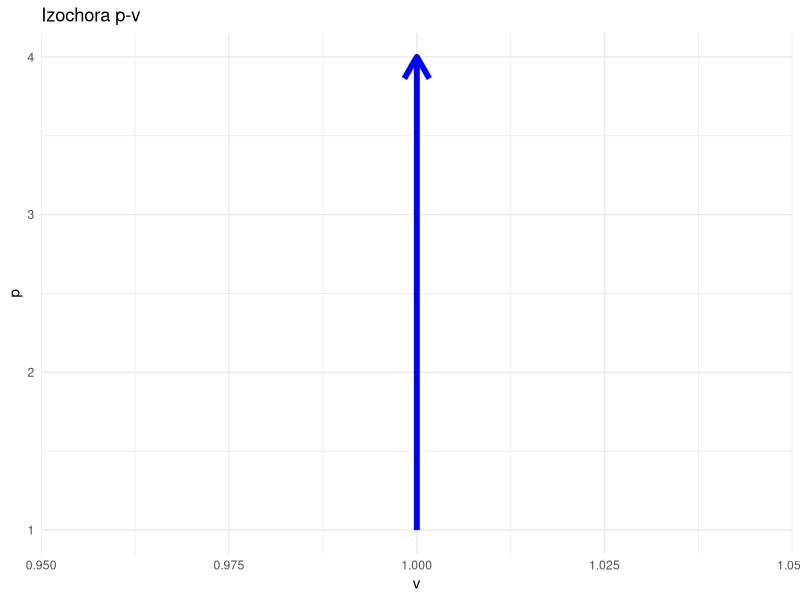
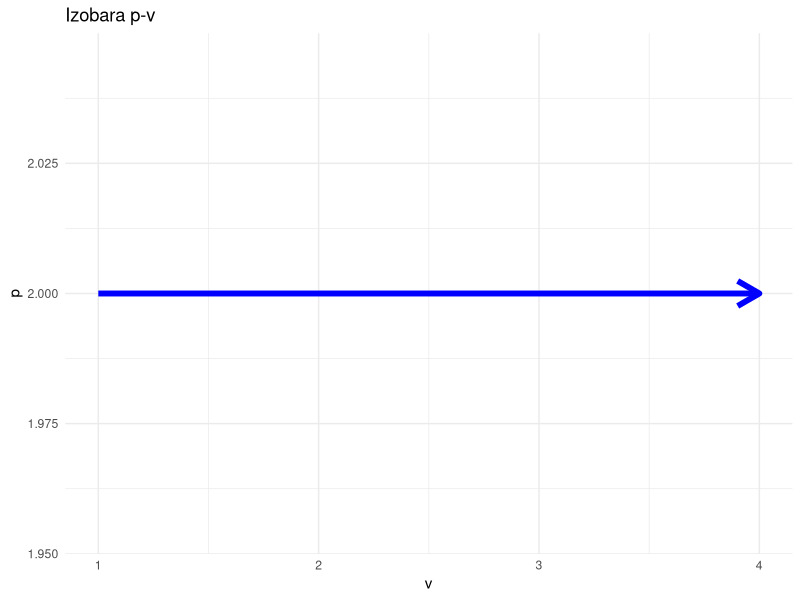
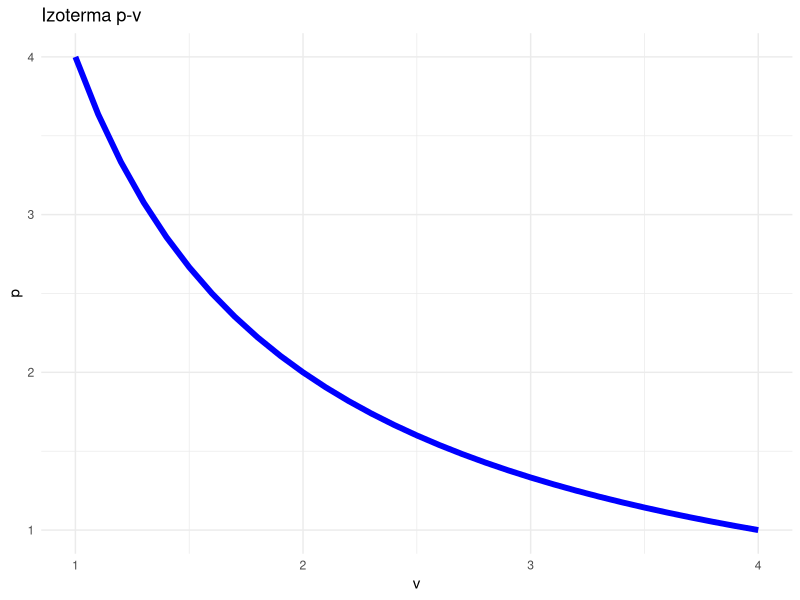
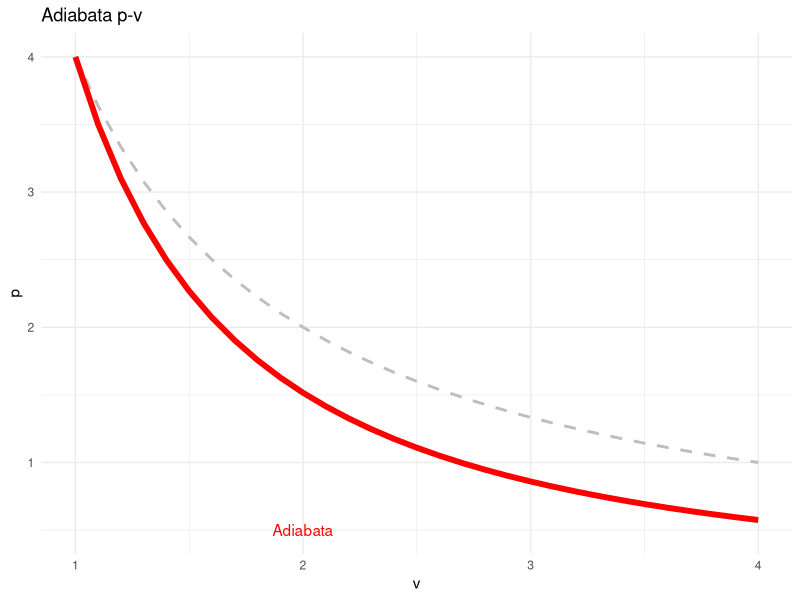
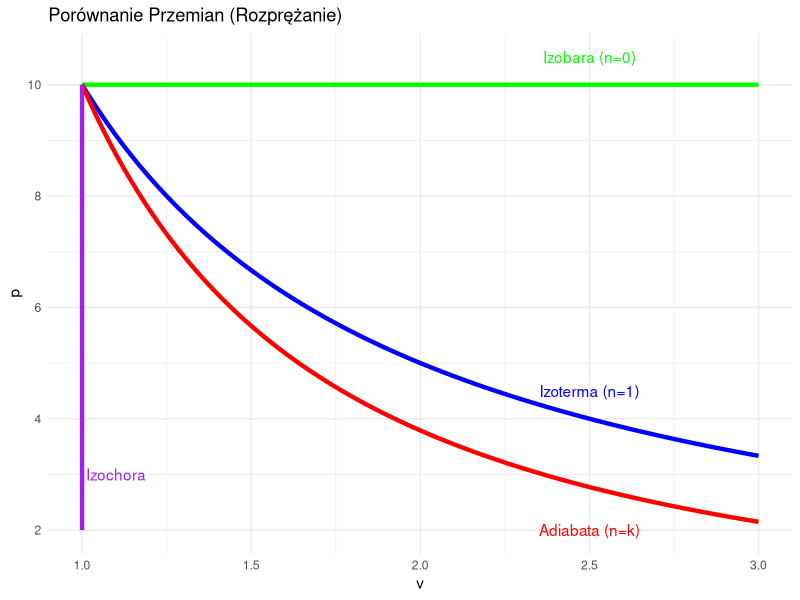

The R source for these figures, in order:
## ---- chunk 1
#| echo: false
#| fig-height: 4
library(ggplot2)
ggplot() + geom_segment(aes(x=1, y=1, xend=1, yend=4), arrow=arrow(), size=2, color="blue") +
  theme_minimal() + labs(title="Izochora p-v", x="v", y="p")
## ---- chunk 2
#| echo: false
#| fig-height: 4
ggplot() + geom_segment(aes(x=1, y=2, xend=4, yend=2), arrow=arrow(), size=2, color="blue") +
  theme_minimal() + labs(title="Izobara p-v", x="v", y="p")
## ---- chunk 3
#| echo: false
#| fig-height: 4
v <- seq(1, 4, 0.1)
ggplot() + geom_line(aes(x=v, y=4/v), size=2, color="blue") +
  theme_minimal() + labs(title="Izoterma p-v", x="v", y="p")
## ---- chunk 4
#| echo: false
#| fig-height: 4
v <- seq(1, 4, 0.1)
ggplot() + 
  geom_line(aes(x=v, y=4/v), size=1, color="grey", linetype="dashed") +
  geom_line(aes(x=v, y=4/(v^1.4)), size=2, color="red") +
  annotate("text", x=2, y=0.5, label="Adiabata", color="red") +
  theme_minimal() + labs(title="Adiabata p-v", x="v", y="p")
## ---- chunk 5
#| label: polyp-sun
#| echo: false
#| fig-width: 8
#| fig-height: 5

v <- seq(1, 3, length.out=100)
# Start point (1, 10)
p_0 <- rep(10, 100) # n=0
p_1 <- 10/v         # n=1
p_k <- 10 / v^1.4   # n=k

ggplot() +
  geom_line(aes(x=v, y=p_0), color="green", size=1.5) +
  geom_line(aes(x=v, y=p_1), color="blue", size=1.5) +
  geom_line(aes(x=v, y=p_k), color="red", size=1.5) +
  geom_segment(aes(x=1, y=10, xend=1, yend=2), color="purple", size=1.5) + 
  
  annotate("text", x=2.5, y=10.5, label="Izobara (n=0)", color="green") +
  annotate("text", x=2.5, y=4.5, label="Izoterma (n=1)", color="blue") +
  annotate("text", x=2.5, y=2.0, label="Adiabata (n=k)", color="red") +
  annotate("text", x=1.1, y=3, label="Izochora", color="purple") +
  
  labs(title="Porównanie Przemian (Rozprężanie)", x="v", y="p") +
  theme_minimal()
